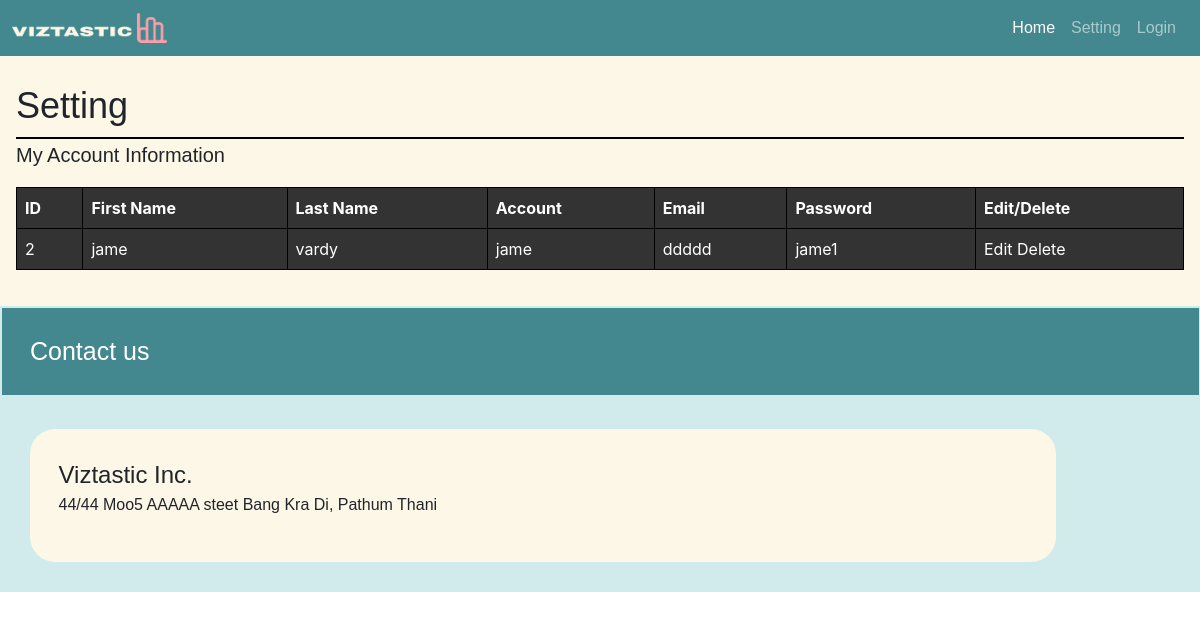
Screenshot of /userinfo with the database file from the repository.
### database/models.py (models this page shows)
class userall(models.Model):
    first_name = models.CharField(max_length=255)
    last_name = models.CharField(max_length=255)
    account = models.CharField(max_length=255)
    email =  models.CharField(max_length=255)
    password  = models.CharField(max_length=255)

### database/views.py (the view)
# urls.py: path("userinfo", database_views.user_name),
def user_name(request):
    dataset_objs = userall.objects.all()
    context_data = {
        "filter_type":"All",
        "datasets":dataset_objs
    }
    return render(request, 'web/userinfo.html', context= context_data)

### hello_world/templates/web/userinfo.html (shortened to what this page needs)
{% extends 'web/layout.html' %}
{% load static %}
{% block content %}
<body>
    <div class = "index-body">
        <div class = "index-context setting-context">
            <h1 class = "container-fluid">Setting</h1>
            <h2>My Account Information</h2>
            <table border="1">
                <tr>
                    <th>ID</th>
                        <th>First Name</th>
                        <th>Last Name</th>
                        <th>Account</th>
                        <th>Email</th>
                        <th>Password</th>
                        <th>Edit/Delete</th>
                    </tr>
                {% for row in datasets %}
                    <tr>
                        <td>{{ row.id }}</td>
                        <td>{{ row.first_name }}</td>
                        <td>{{ row.last_name }}</td>
                        <td>{{ row.account }}</td>
                        <td>{{ row.email }}</td>
                        <td>{{ row.password }}</td>
                        <td>
                            <a href="/database/name/edit/{{ row.id }}" style="color:white;">Edit</a>
                            <a href="/database/name/del/{{ row.id }}" style="color:white;">Delete</a>
                            </td>
                    </tr>
                {% endfor %}
            </table>
        </div>
{% endblock %}

### hello_world/static/main.css (style rules this page uses)
body { margin: var(--bs-gutter-x,.75rem),; font-family: "Inter-Regular", Helvetica; -webkit-font-smoothing: antialiased; -moz-osx-font-smoothing: grayscale; }
.container-fluid { margin: 0px; padding: 0px; }

### hello_world/static/globals.css (style rules this page uses)
* { -webkit-font-smoothing: antialiased; box-sizing: border-box; }
a { text-decoration: none; }

### hello_world/static/home.css (style rules this page uses)
.index-body { margin: 0px; }
.index-context { margin: 0px; padding: 1em; }
.index-body .index-context:nth-child(odd) { background-color: #FDF7E7; }

### hello_world/static/settingstyle.css (style rules this page uses)
table { border-collapse: collapse; width: 100%; background-color: #333; }
th, td { border: 1px solid #000; padding: 8px; color: #fff; }
table { margin: 20px 0px ; font-family: Inter; font-style: normal; border-collapse: collapse; width: 100%; background-color: #333; }
.setting-context h1 { font-size: 36px; margin: 2px 0px; padding: 10px 0px; border-bottom: #000 solid 2px; }
.setting-context h2 { font-size: 20px; font-style: bold; margin: 4px 0px 15px 0px; }

### rows the page displays
userall: id "2", first_name "jame", last_name "vardy", account "jame", email "ddddd", password "jame1"
